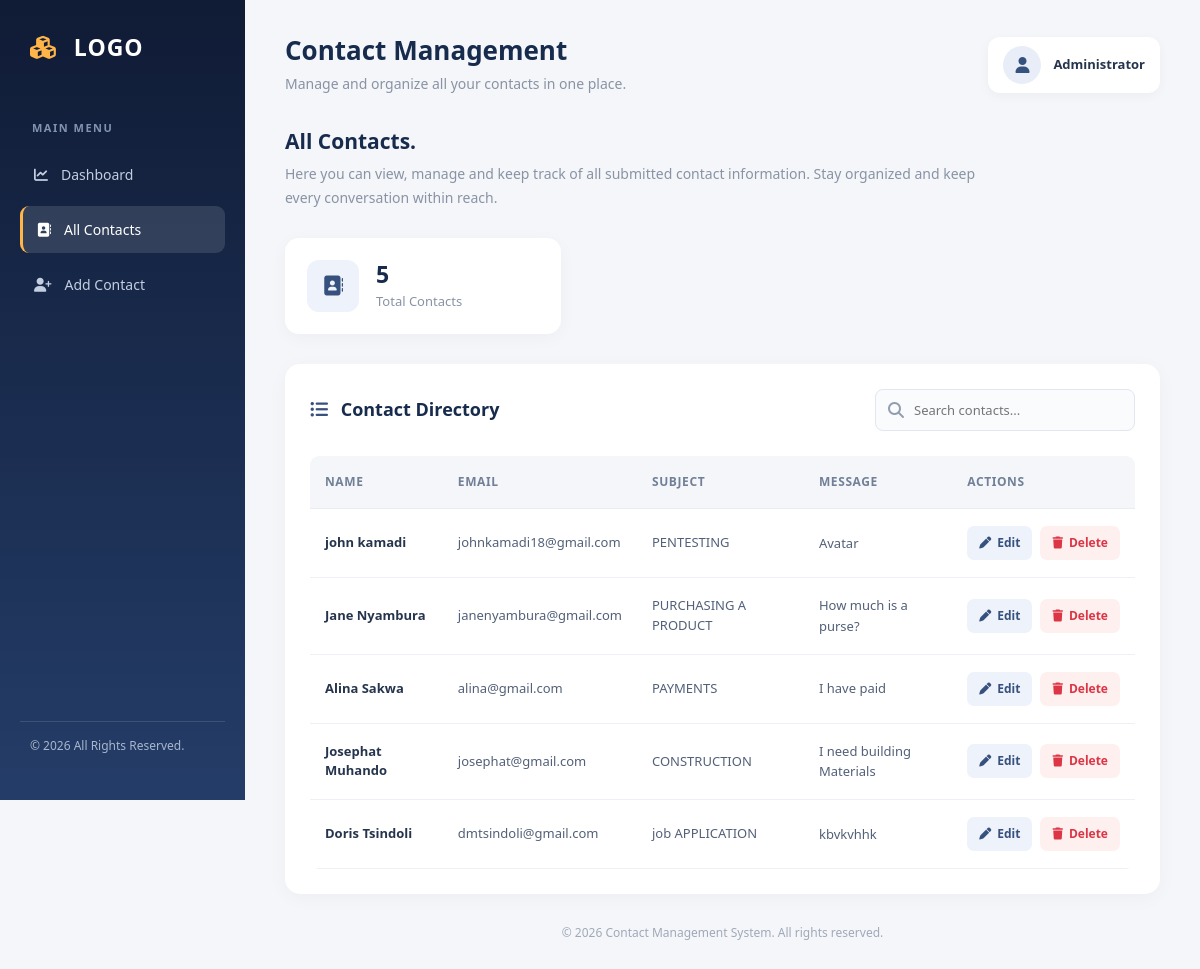
Page /show/ on the committed database.
### myapp/models.py (models this page shows, shortened)
class Contact(models.Model):
    name = models.CharField(max_length=50)
    email = models.EmailField()
    subject = models.CharField(max_length=50)
    message = models.TextField()

### myapp/views.py (the view)
# urls.py: path('show/', views.show, name = 'show'),
def show(request):
    all = Contact.objects.all()
    return render(request, 'show.html', {"all" : all})

### templates/show.html (shortened to what this page needs)
<!DOCTYPE html>
<html lang="en">
<head>
    {% load static %}
    <link rel="stylesheet" href="{% static 'assets/vendor/bootstrap/css/bootstrap.min.css' %}">
    <link rel="stylesheet" href="https://cdnjs.cloudflare.com/ajax/libs/font-awesome/6.5.0/css/all.min.css">
</head>
<body>
    <aside class="sidebar">
        <div class="brand">
            <i class="fas fa-cubes"></i> LOGO
        </div>
        <p class="sidebar-label">MAIN MENU</p>
        <a href="#" class="sidebar-link">
            <i class="fas fa-chart-line"></i>
            <span>Dashboard</span>
        </a>
        <a href="#" class="sidebar-link active">
            <i class="fas fa-address-book"></i>
            <span>All Contacts</span>
        </a>
        <a href="#" class="sidebar-link">
            <i class="fas fa-user-plus"></i>
            <span>Add Contact</span>
        </a>
        <div class="sidebar-footer">
            &copy; 2026 All Rights Reserved.
        </div>
    </aside>
    <main class="main-content">
        <div class="topbar">
            <div class="page-title">
                <h2>Contact Management</h2>
                <p>Manage and organize all your contacts in one place.</p>
            </div>
            <div class="profile">
                <div class="profile-icon">
                    <i class="fas fa-user"></i>
                </div>
                <span>Administrator</span>
            </div>
        </div>
        <div class="welcome-section">
            <h3>All Contacts.</h3>
            <p>
                Here you can view, manage and keep track of all submitted
                contact information. Stay organized and keep every
                conversation within reach.
            </p>
        </div>
        <div class="row">
            <div class="col-md-5 col-lg-4">
                <div class="stats-card">
                    <div class="stats-icon">
                        <i class="fas fa-address-book"></i>
                    </div>
                    <div>
                        <h4>{{ all|length }}</h4>
                        <p>Total Contacts</p>
                    </div>
                </div>
            </div>
        </div>
        <div class="table-card">
            <div class="table-header">
                <h4>
                    <i class="fas fa-list-ul me-2"
                       style="color:#37517e;"></i>
                    Contact Directory
                </h4>
                <div class="search-box">
                    <i class="fas fa-search"></i>
                    <input type="text" placeholder="Search contacts...">
                </div>
            </div>
            <div class="table-responsive">
                <table class="table">
                    <thead>
                        <tr>
                            <th>Name</th>
                            <th>Email</th>
                            <th>Subject</th>
                            <th>Message</th>
                            <th>Actions</th>
                        </tr>
                    </thead>
                    <tbody>
                        {% for contact in all %}
                        <tr>
                            <td class="contact-name">
                                {{ contact.name }}
                            </td>
                            <td>
                                {{ contact.email }}
                            </td>
                            <td>
                                {{ contact.subject }}
                            </td>
                            <td class="contact-message">
                                {{ contact.message }}
                            </td>
                            <td>
                                <div class="action-buttons">
                                    <a href="/edit/{{ contact.id }}"
                                       class="btn-edit">
                                        <i class="fas fa-pen"></i>
                                        Edit
                                    </a>
                                    <a href="/delete/{{ contact.id }}"
                                       class="btn-delete">
                                        <i class="fas fa-trash"></i>
                                        Delete
                                    </a>
                                </div>
                            </td>
                        </tr>
                        {% endfor %}
                    </tbody>
                </table>
            </div>
        </div>
        <div class="main-footer">
            &copy; 2026 Contact Management System. All rights reserved.
        </div>
    </main>
</body>
</html>

### templates/show.html (style rules this page uses)
* { margin: 0; padding: 0; box-sizing: border-box; }
body { font-family: 'Segoe UI', sans-serif; background: #f4f6fa; color: #26354d; }
.sidebar { width: 245px; height: 100vh; background: linear-gradient(180deg, #101b35, #243d68); position: fixed; top: 0; left: 0; padding: 30px 20px; color: white; display: flex; flex-direction: column; }
.brand { font-size: 23px; font-weight: 700; letter-spacing: 1px; margin-bottom: 55px; padding-left: 10px; }
.brand i { color: #ffb547; margin-right: 10px; }
.sidebar-label { color: #8293b1; font-size: 11px; font-weight: 700; letter-spacing: 1.5px; padding-left: 12px; margin-bottom: 15px; }
.sidebar-link { display: flex; align-items: center; gap: 13px; color: #c3cee0; text-decoration: none; padding: 13px 14px; border-radius: 9px; font-size: 14px; margin-bottom: 8px; transition: 0.3s; }
.sidebar-link:hover, .sidebar-link.active { background: rgba(255, 255, 255, 0.12); color: white; }
.sidebar-link.active { border-left: 3px solid #ffb547; }
.sidebar-footer { margin-top: auto; padding: 15px 10px; font-size: 12px; color: #a9b7ce; border-top: 1px solid rgba(255,255,255,0.12); }
.main-content { margin-left: 245px; padding: 35px 40px; }
.topbar { display: flex; justify-content: space-between; align-items: center; margin-bottom: 35px; }
.page-title h2 { font-size: 26px; font-weight: 700; color: #172b4d; margin-bottom: 7px; }
.page-title p { color: #8993a4; font-size: 14px; margin: 0; }
.profile { display: flex; align-items: center; gap: 12px; background: white; padding: 9px 15px; border-radius: 12px; box-shadow: 0 3px 12px rgba(0,0,0,0.04); }
.profile-icon { width: 38px; height: 38px; background: #e8edf7; color: #37517e; display: flex; align-items: center; justify-content: center; border-radius: 50%; }
.profile span { font-size: 13px; font-weight: 600; }
.welcome-section { margin-bottom: 28px; }
.welcome-section h3 { font-size: 21px; font-weight: 700; color: #172b4d; margin-bottom: 8px; }
.welcome-section p { color: #8993a4; font-size: 14px; max-width: 700px; line-height: 1.7; }
.stats-card { background: white; border-radius: 14px; padding: 22px; display: flex; align-items: center; gap: 17px; box-shadow: 0 4px 18px rgba(0,0,0,0.035); margin-bottom: 30px; }
.stats-icon { width: 52px; height: 52px; background: #edf2fb; color: #37517e; display: flex; align-items: center; justify-content: center; border-radius: 12px; font-size: 20px; }
.stats-card h4 { font-size: 23px; font-weight: 700; color: #172b4d; margin-bottom: 3px; }
.stats-card p { color: #8993a4; font-size: 13px; margin: 0; }
.table-card { background: white; border-radius: 15px; padding: 25px; box-shadow: 0 4px 20px rgba(0,0,0,0.035); }
.table-header { display: flex; justify-content: space-between; align-items: center; flex-wrap: wrap; gap: 15px; margin-bottom: 25px; }
.table-header h4 { font-size: 18px; font-weight: 700; color: #172b4d; margin: 0; }
.search-box { position: relative; width: 260px; }
.search-box i { position: absolute; left: 13px; top: 50%; transform: translateY(-50%); color: #929db0; }
.search-box input { width: 100%; height: 42px; border: 1px solid #e1e6ef; border-radius: 8px; padding: 8px 12px 8px 38px; font-size: 13px; outline: none; background: #fafbfd; }
.table-responsive { border-radius: 9px; }
.table { margin-bottom: 0; vertical-align: middle; min-width: 750px; }
.table thead th { background: #f4f6fa; color: #718096; font-size: 12px; font-weight: 700; text-transform: uppercase; letter-spacing: 0.6px; padding: 17px 15px; border-bottom: 1px solid #e9edf3; white-space: nowrap; }
.table tbody td { padding: 17px 15px; font-size: 13px; color: #526078; border-bottom: 1px solid #edf0f5; }
.contact-name { font-weight: 600; color: #26354d !important; }
.contact-message { max-width: 250px; white-space: normal; line-height: 1.6; }
.action-buttons { display: flex; gap: 8px; }
.btn-edit, .btn-delete { border: none; padding: 8px 12px; border-radius: 7px; font-size: 12px; font-weight: 600; text-decoration: none; display: inline-flex; align-items: center; gap: 6px; transition: 0.3s; white-space: nowrap; }
.btn-edit { background: #edf2fb; color: #37517e; }
.btn-delete { background: #fff0f0; color: #dc3545; }
.main-footer { text-align: center; color: #a0a9b8; font-size: 12px; padding: 30px 0 10px; }

### rows in the picture
Contact: name "john kamadi", email "johnkamadi18@gmail.com", subject "PENTESTING", message "Avatar"
Contact: name "Jane Nyambura", email "janenyambura@gmail.com", subject "PURCHASING A PRODUCT", message "How much is a purse?"
Contact: name "Alina Sakwa", email "alina@gmail.com", subject "PAYMENTS", message "I have paid"
Contact: name "Josephat Muhando", email "josephat@gmail.com", subject "CONSTRUCTION", message "I need building Materials"
Contact: name "Doris Tsindoli", email "dmtsindoli@gmail.com", subject "job APPLICATION", message "kbvkvhhk"

### other values in the picture
{{ all|length }} "5"
